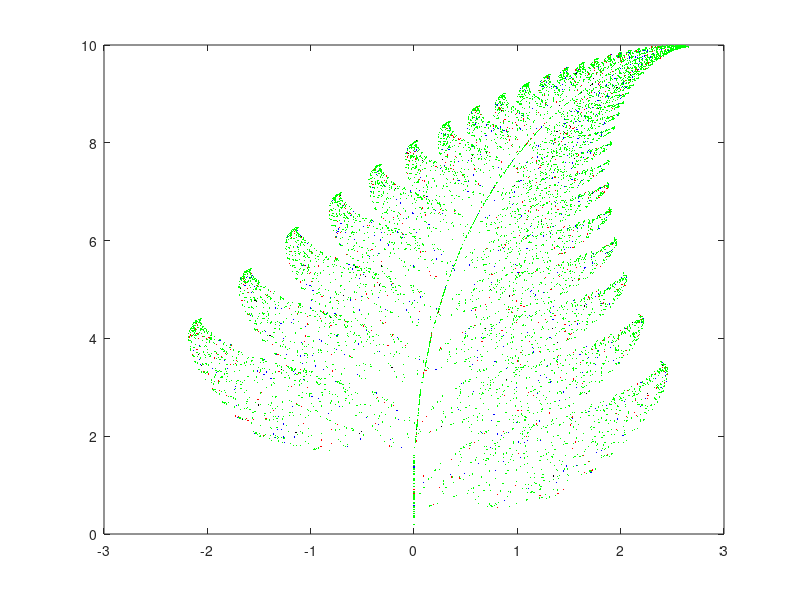

MATLAB code for this plot:
clear all
close all
npontos=10000;
v(:,1)=[0;0];
A1=[0,0;0,0.16]; b1=[0;0];
A2=[0.2,-0.26;0.23,0.22]; b2=[0;1.6];
A3=[-0.15,0.28; 0.26,0.24];b3=[0;0.44];
A4=[0.85,0.04;-0.04, 0.85]; b4=[0;1.6];
pr=[0.01,0.07,0.07,0.85];
for n=1:npontos
    x=rand(1);
    if x<pr(1)
        A=A1; b=b1; caso(n)=1;
    elseif (x<pr(1)+pr(2))
        A=A2; b=b2; caso(n)=2;
    elseif(x<pr(1)+pr(2)+pr(3))
        A=A3;b=b3; caso(n)=3;
    else
        A=A4;b=b4; caso(n)=4;
    end
    v(:,n+1)=A*v(:,n)+b;
    
end
figure(1)
i1=find(caso==1);
plot(v(1,i1),v(2,i1),'k.', 'MarkerSize',1)
hold on
i2=find(caso==2);
plot(v(1,i2),v(2,i2),'r.', 'MarkerSize',1)
i3=find(caso==3);
plot(v(1,i3),v(2,i3),'b.', 'MarkerSize',1)
i4=find(caso==4);
plot(v(1,i4),v(2,i4),'g.', 'MarkerSize',1)
hold off
